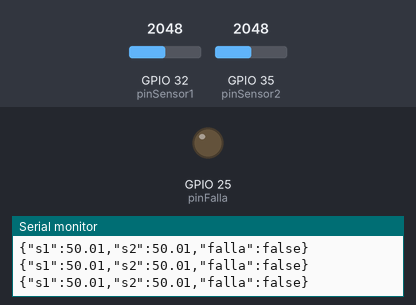
Simulated run of this sketch. Board: ESP32. Shown: output pins drawn as LEDs (lit = HIGH), the last lines printed to the serial monitor. Inputs (shaded band) come from the test bench; at power-on: GPIO 32 (pinSensor1) = 2048, GPIO 35 (pinSensor2) = 2048.

Above: at 1.2 s.
1.3 s: GPIO 32 (pinSensor1) set to 2418
2.8 s: GPIO 32 (pinSensor1) set to 2511
At 4.0 s:
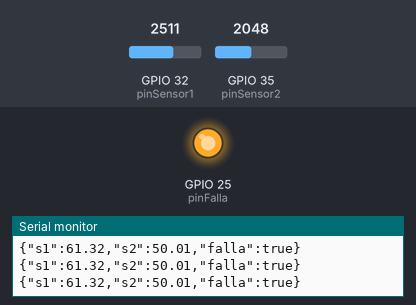
4.4 s: GPIO 32 (pinSensor1) set to 2047
At 5.0 s:
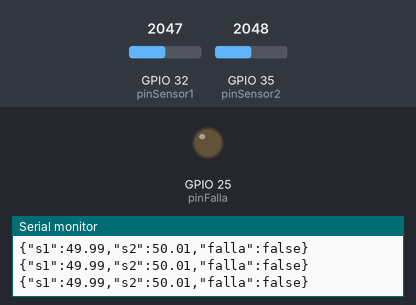
5.9 s: GPIO 32 (pinSensor1) set to 1688
7.4 s: GPIO 32 (pinSensor1) set to 1602
At 7.9 s:
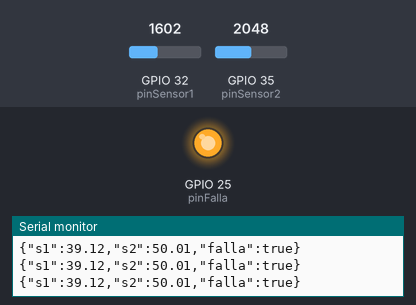
Timing chart, 0 to 10.0 s (numbered marks = the images above; inputs shaded):
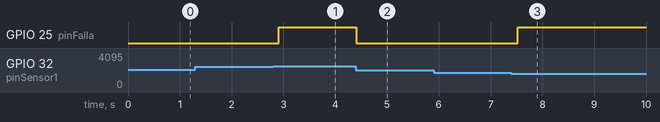

Measured:
- the behaviour switches between 2457 and 2458 on GPIO 32 (pinSensor1) (found by bisection; images 0 and 1)
- the behaviour switches between 1639 and 1638 on GPIO 32 (pinSensor1) (found by bisection; images 2 and 3)
- after the input at 2.8 s, GPIO 25 (pinFalla): LOW → HIGH after 0.11 s
- after the input at 4.4 s, GPIO 25 (pinFalla): HIGH → LOW at once
- after the input at 7.4 s, GPIO 25 (pinFalla): LOW → HIGH after 0.12 s

The sketch:

codigo_arduino.ino
```cpp
// ==============================================================================
// MÓDULO DE ADQUISICIÓN DE DATOS - SENSOR APPS (Acelerador)
// ==============================================================================
// Este código lee dos potenciómetros que simulan el Sensor de Posición del Pedal
// del Acelerador (APPS). Implementa redundancia, filtrado de ruido y una
// comprobación de seguridad estricta basada en las reglas de Fórmula SAE:
// "Si hay una asimetría >10% por más de 100ms, se debe cortar la potencia".
// ==============================================================================

// --- ASIGNACIÓN DE PINES (ESP32) ---
// Usamos pines ADC (Convertidor Analógico-Digital) para leer los voltajes.
const int pinSensor1 = 32; // Canal A (Main) del pedal
const int pinSensor2 = 35; // Canal B (Redundant) del pedal
const int pinFalla = 25;   // Pin de salida para el LED/Relé que corta el motor

// --- CALIBRACIÓN MECÁNICA (12-bits) ---
// El ESP32 tiene un ADC de 12 bits, por lo que lee voltajes (0 a 3.3V)
// transformándolos en valores enteros de 0 a 4095.
const int minS1 = 0, maxS1 = 4095;
const int minS2 = 0, maxS2 = 4095;

// --- REGLAS DE SEGURIDAD (FSAE / EV.5.5) ---
const float margenError = 10.0;        // Diferencia máxima permitida entre sensores (10%)
const unsigned long tiempoFalla = 100; // Tiempo máximo permitido de asimetría (100 milisegundos)
unsigned long inicioFalla = 0;         // Marca de tiempo para contar los 100ms
bool fallaActiva = false;              // Estado global del sistema (Failsafe)

void setup() {
  // Inicializamos el puerto serial a alta velocidad (115200 baudios)
  // para enviar telemetría en tiempo real sin crear cuellos de botella.
  Serial.begin(115200);

  // Configuramos el pin de seguridad como salida y lo apagamos por defecto
  pinMode(pinFalla, OUTPUT);
  digitalWrite(pinFalla, LOW);
}

void loop() {
  // 1. ADQUISICIÓN DE DATOS CRUDOS
  int lectura1 = analogRead(pinSensor1);
  int lectura2 = analogRead(pinSensor2);

  // 2. FILTRO DE BANDA MUERTA (Deadband Failsafe)
  // Ningún sensor mecánico baja exactamente a 0 ohms. Si la lectura es menor
  // a 50 (aprox. 1.2% del pedal), lo forzamos a 0 para evitar que el coche
  // acelere solo en pits debido al ruido eléctrico residual.
  if (lectura1 < 50) lectura1 = 0;
  if (lectura2 < 50) lectura2 = 0;

  // 3. TRANSFORMACIÓN DE SEÑAL (Mapeo a Porcentaje)
  // Usamos cast (float) para conservar los decimales exactos.
  // La función constrain() limita la lectura a nuestros topes por si hay picos de voltaje.
  float porcentaje1 = ((float)constrain(lectura1, minS1, maxS1) - minS1) * 100.0 / (float)(maxS1 - minS1);
  float porcentaje2 = ((float)constrain(lectura2, minS2, maxS2) - minS2) * 100.0 / (float)(maxS2 - minS2);

  // 4. LÓGICA DE PLAUSIBILIDAD Y SEGURIDAD (FSAE Rule EV.5.5)
  // Comprobamos si la diferencia absoluta entre ambos canales supera el 10%
  if (abs(porcentaje1 - porcentaje2) > margenError) {

    // Si la falla acaba de empezar, guardamos el "timestamp" actual
    if (inicioFalla == 0) {
      inicioFalla = millis();
    }
    // Si la falla persiste y ya pasaron más de 100ms, activamos el corte de motor
    else if (millis() - inicioFalla >= tiempoFalla) {
      fallaActiva = true;
    }

  } else {
    // Si los sensores vuelven a ser simétricos (diferencia < 10%),
    // reseteamos el temporizador y desactivamos la falla.
    inicioFalla = 0;
    fallaActiva = false;
  }

  // 5. ACTUACIÓN DE HARDWARE
  // Encendemos o apagamos el pin de seguridad físico según el estado lógico
  digitalWrite(pinFalla, fallaActiva ? HIGH : LOW);

  // 6. TRANSMISIÓN DE TELEMETRÍA (Formato JSON)
  // Empaquetamos los datos en un string JSON para que el script de Python
  // (Dashboard) pueda parsearlos y graficarlos fácilmente.
  Serial.print("{\"s1\":"); Serial.print(porcentaje1);
  Serial.print(",\"s2\":"); Serial.print(porcentaje2);
  Serial.print(",\"falla\":"); Serial.print(fallaActiva ? "true" : "false");
  Serial.println("}");

  // Frecuencia de muestreo: Esperamos 20ms (Equivale a mandar datos a 50Hz)
  delay(20);
}
```
